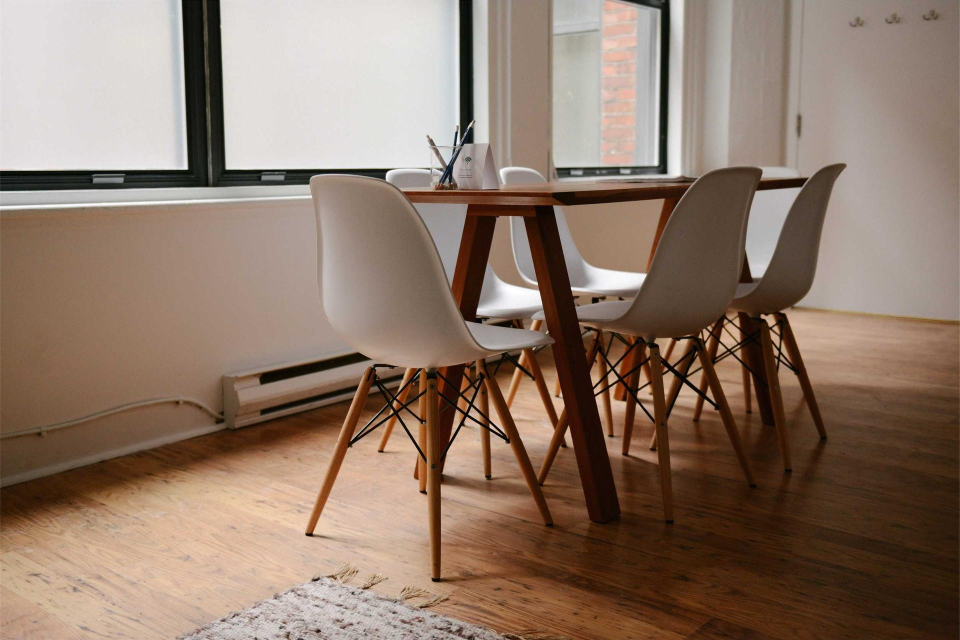
#> input picture .claude/skills/design-taste-frontend/assets/components/fx-photo/meeting-room.jpg, 1920 x 1280 px (shown at 1/2 size)
$ python m.py ../../../.claude/skills/design-taste-frontend/assets/components/fx-photo/meeting-room.jpg out.png
#> lines starting #> are read from the running program, lines starting #| are printed output that depends on the picture; after the words box and inside, x2 and y2 are one past the last pixel; in counts of white or black regions, pixels touching at a corner belong together
#> further down, img is the input picture: shape (1280, 1920, 3); mean B, G, R 105.5, 120.7, 142.5
import cv2,numpy as np,sys
def mask(img):
    hsv=cv2.cvtColor(img,cv2.COLOR_BGR2HSV)
#> hsv: shape (1280, 1920, 3); mean H, S, V 20.6, 91.8, 142.7
    h,s,v=cv2.split(hsv)
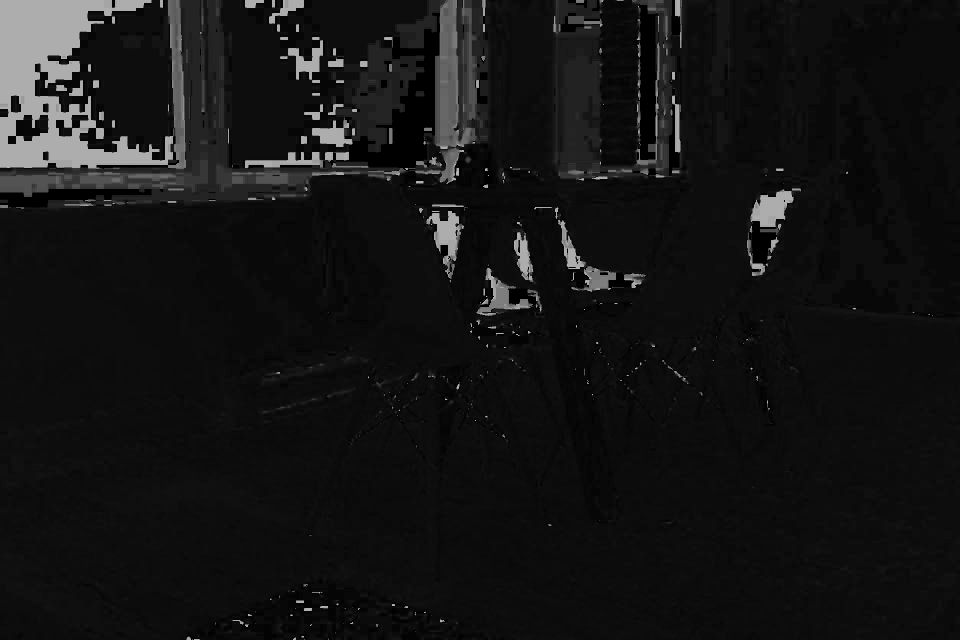
#> h: shape (1280, 1920) (shown at 1/2 size); min 0, max 179, mean 20.6
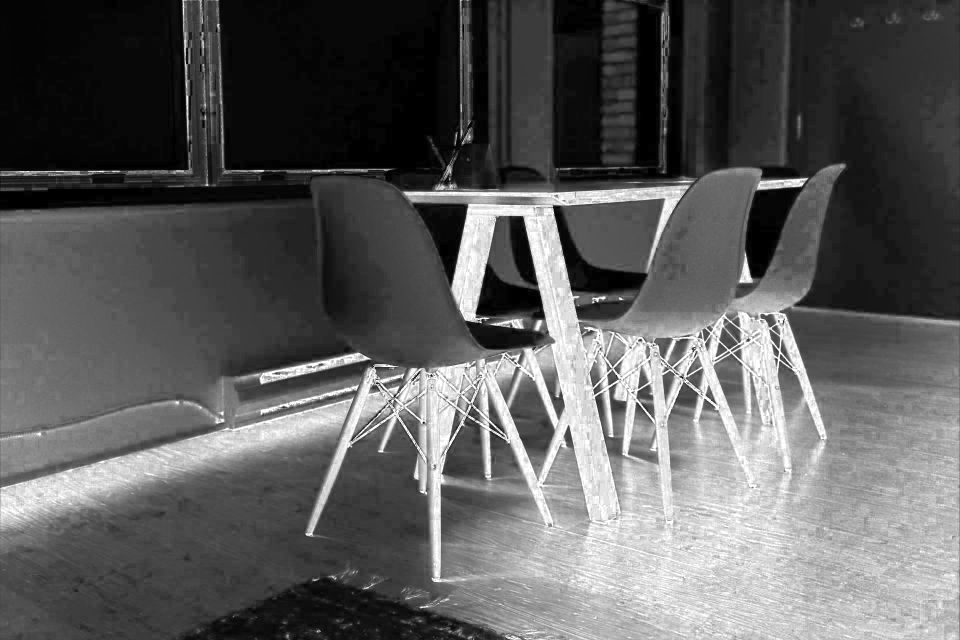
#> s: shape (1280, 1920) (shown at 1/2 size); min 0, max 255, mean 91.8
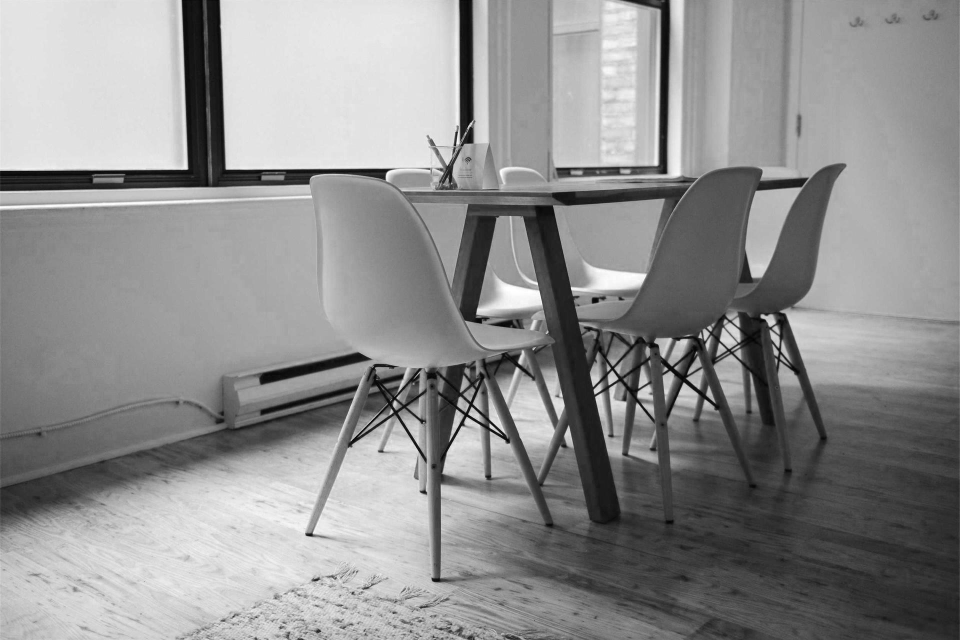
#> v: shape (1280, 1920) (shown at 1/2 size); min 0, max 255, mean 142.7
    yel=((h>=10)&(h<=24)&(s>=85)&(v>=165)).astype(np.uint8)
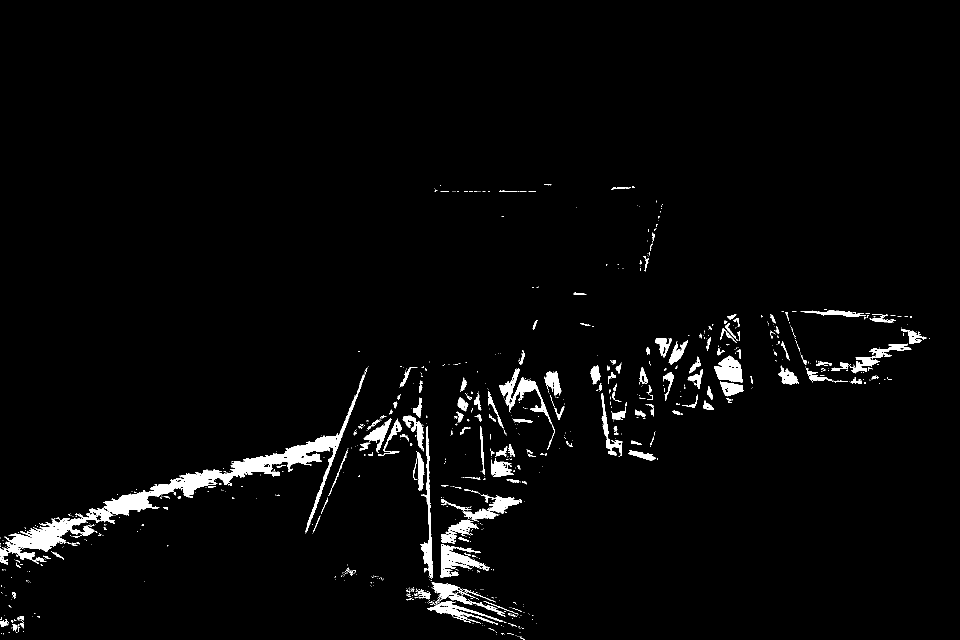
#> yel: shape (1280, 1920) (shown at 1/2 size); values 0 (black) and 1 (white), 2.7% white; 915 white regions (751 under 20 px), largest, box (x1, y1, x2, y2) and area: (0, 736, 734, 1130) 21659, (998, 737, 1110, 899) 2626, (882, 1088, 980, 1142) 2246
    red=(((h<=8)|(h>=170))&(s>=120)&(v>=70)).astype(np.uint8)
#> red: shape (1280, 1920); values 0 (black) and 1 (white), 0.22% white; 525 white regions (460 under 20 px), largest, box (x1, y1, x2, y2) and area: (909, 499, 938, 548) 461, (1245, 699, 1268, 739) 323, (921, 460, 947, 496) 262
    wht=((s<=55)&(v>=140)).astype(np.uint8)
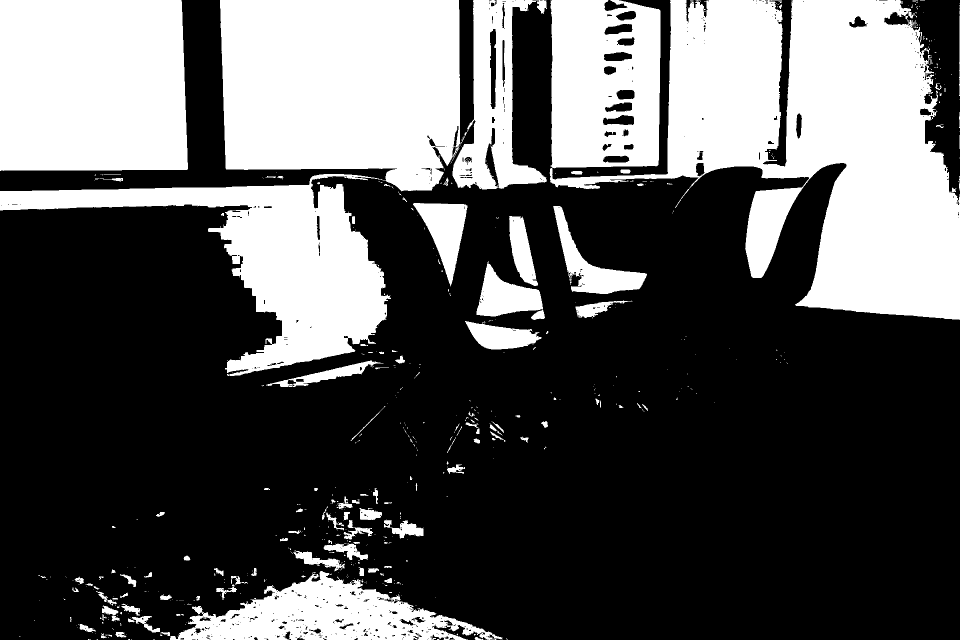
#> wht: shape (1280, 1920) (shown at 1/2 size); values 0 (black) and 1 (white), 34.6% white; 602 white regions (475 under 20 px), largest, box (x1, y1, x2, y2) and area: (0, 0, 1094, 752) 297731, (1099, 0, 1920, 640) 260319, (0, 0, 376, 342) 125975
    yd=cv2.dilate(yel,np.ones((3,3),np.uint8))
#> yd: shape (1280, 1920); values 0 (black) and 1 (white), 4.2% white; 362 white regions (142 under 20 px), largest, box (x1, y1, x2, y2) and area: (0, 732, 739, 1131) 28484, (880, 977, 1045, 1156) 9418, (811, 1164, 1038, 1255) 7753
    n,lab,st,_=cv2.connectedComponentsWithStats(yd,8)
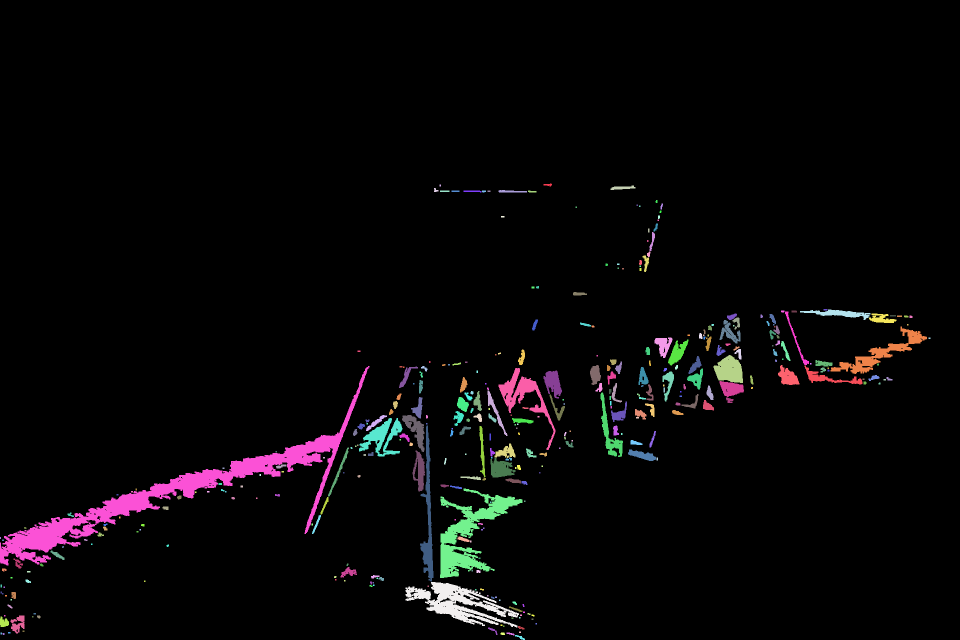
#> lab: shape (1280, 1920) int32 (shown at 1/2 size); 363 distinct labels, from 0 to 362; one colour per label, 0 black
#> n = 363; st = 363 rows, first 6: [0, 0, 1920, 1280, 2354614], [1087, 367, 17, 6, 63], [879, 369, 3, 4, 12], [1221, 371, 50, 9, 262], [868, 376, 9, 8, 45], [880, 381, 19, 3, 57]
    out=np.zeros_like(yel)
    H=img.shape[0]
#> H = 1280
    for i in range(1,n):
        x,y,w,hh,a=st[i]
        if a<15 or a>0.004*img.size/3: continue
        comp=(lab[y:y+hh,x:x+w]==i).astype(np.uint8)
        pad=max(4,int(0.35*max(w,hh)))
        x0,y0=max(0,x-pad),max(0,y-pad);x1,y1=min(img.shape[1],x+w+pad),min(H,y+hh+pad)
        full=np.zeros((y1-y0,x1-x0),np.uint8);full[y-y0:y-y0+hh,x-x0:x-x0+w]=comp
        ring=cv2.dilate(full,np.ones((2*pad+1,2*pad+1),np.uint8))-full
        rn=ring.sum()
        if rn==0: continue
        fr=(red[y0:y1,x0:x1]*ring).sum()/rn
        fw=(wht[y0:y1,x0:x1]*ring).sum()/rn
        if fr>0.55 or fw>0.6:
            out[y0:y1,x0:x1]|=full
#> this loop made 362 passes
#> (x, y, w, hh, a, pad, x0, y0) on passes 1, 4, 5: (1087, 367, 17, 6, 63, 5, 1082, 362), (868, 376, 9, 8, 45, 4, 864, 372), (880, 381, 19, 3, 57, 6, 874, 375)
#> out: shape (1280, 1920); every value is 0
    return out
def fix(img):
    m=mask(img)
    m=cv2.dilate(m,np.ones((5,5),np.uint8))
    return cv2.inpaint(img,m*255,5,cv2.INPAINT_TELEA),m
if __name__=='__main__':
    img=cv2.imread(sys.argv[1]);r,m=fix(img)
    vis=img.copy();vis[m>0]=(255,0,255)
    cv2.imwrite(sys.argv[2],np.hstack([cv2.resize(vis,(540,960)),cv2.resize(r,(540,960))]))
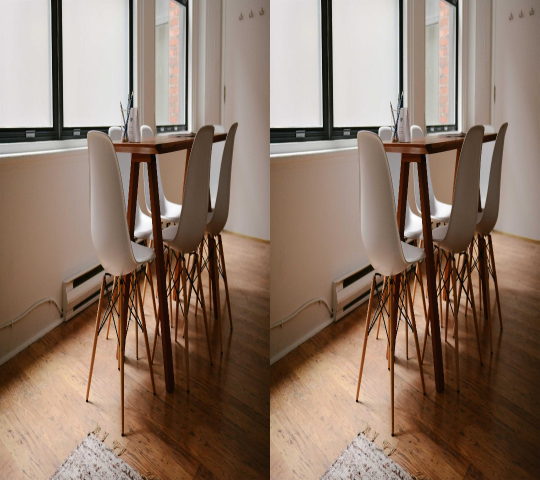
#> saved as out.png: shape (960, 1080, 3) (shown at 1/2 size); mean B, G, R 105.4, 120.6, 142.4
